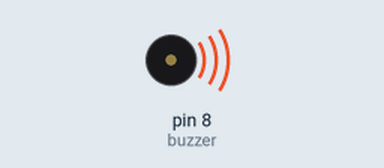
A sketch run on a simulated Arduino Uno, built with avr-gcc and run on an emulated ATmega328P. Shown: buzzer (waves = sounding).

Above: at 0.1 s.
At 5.2 s:
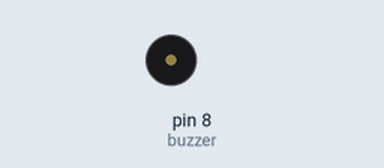
Timing chart, 0 to 6.7 s (numbered marks = the images above):
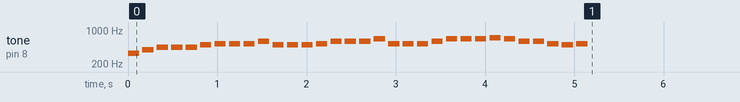

The sketch:

Caribbean.ino
```cpp
/*
====================================================

Gerekli Malzemeler:
| Malzeme          | Adet | Açıklama            |
|------------------|------|---------------------|
| Arduino Uno/Nano | 1    | Mikrodenetleyici    |
| Piezo Buzzer     | 1    | Ses çıkışı          |
| Jumper Kablo     | 2    | Bağlantı için       |
| Breadboard       | 1    | Devre kurmak için   |

🔌 Bağlantılar:
| Buzzer Ucu      | Arduino Pini |
|-----------------|---------------|
| + (Uzun bacak)  | 8             |
| - (Kısa bacak)  | GND           |

====================================================
*/

#define NOTE_B0 31
#define NOTE_C1 33
#define NOTE_CS1 35
#define NOTE_D1 37
#define NOTE_DS1 39
#define NOTE_E1 41
#define NOTE_F1 44
#define NOTE_FS1 46
#define NOTE_G1 49
#define NOTE_GS1 52
#define NOTE_A1 55
#define NOTE_AS1 58
#define NOTE_B1 62
#define NOTE_C2 65
#define NOTE_CS2 69
#define NOTE_D2 73
#define NOTE_DS2 78
#define NOTE_E2 82
#define NOTE_F2 87
#define NOTE_FS2 93
#define NOTE_G2 98
#define NOTE_GS2 104
#define NOTE_A2 110
#define NOTE_AS2 117
#define NOTE_B2 123
#define NOTE_C3 131
#define NOTE_CS3 139
#define NOTE_D3 147
#define NOTE_DS3 156
#define NOTE_E3 165
#define NOTE_F3 175
#define NOTE_FS3 185
#define NOTE_G3 196
#define NOTE_GS3 208
#define NOTE_A3 220
#define NOTE_AS3 233
#define NOTE_B3 247
#define NOTE_C4 262
#define NOTE_CS4 277
#define NOTE_D4 294
#define NOTE_DS4 311
#define NOTE_E4 330
#define NOTE_F4 349
#define NOTE_FS4 370
#define NOTE_G4 392
#define NOTE_GS4 415
#define NOTE_A4 440
#define NOTE_AS4 466
#define NOTE_B4 494
#define NOTE_C5 523
#define NOTE_CS5 554
#define NOTE_D5 587
#define NOTE_DS5 622
#define NOTE_E5 659
#define NOTE_F5 698
#define NOTE_FS5 740
#define NOTE_G5 784
#define NOTE_GS5 831
#define NOTE_A5 880
#define NOTE_AS5 932
#define NOTE_B5 988
#define NOTE_C6 1047
#define NOTE_CS6 1109
#define NOTE_D6 1175
#define NOTE_DS6 1245
#define NOTE_E6 1319
#define NOTE_F6 1397
#define NOTE_FS6 1480
#define NOTE_G6 1568
#define NOTE_GS6 1661
#define NOTE_A6 1760
#define NOTE_AS6 1865
#define NOTE_B6 1976
#define NOTE_C7 2093
#define NOTE_CS7 2217
#define NOTE_D7 2349
#define NOTE_DS7 2489
#define NOTE_E7 2637
#define NOTE_F7 2794
#define NOTE_FS7 2960
#define NOTE_G7 3136
#define NOTE_GS7 3322
#define NOTE_A7 3520
#define NOTE_AS7 3729
#define NOTE_B7 3951
#define NOTE_C8 4186

#define REST 0

int buzzer = 8;

// Pirates of the Caribbean ana tema (basitleştirilmiş versiyon)
int melody[] = {
  NOTE_E4, NOTE_G4, NOTE_A4, NOTE_A4, NOTE_A4, NOTE_B4, NOTE_C5, NOTE_C5,
  NOTE_C5, NOTE_D5, NOTE_B4, NOTE_B4, NOTE_B4, NOTE_C5, NOTE_D5, NOTE_D5,
  NOTE_D5, NOTE_E5, NOTE_C5, NOTE_C5, NOTE_C5, NOTE_D5, NOTE_E5, NOTE_E5,
  NOTE_E5, NOTE_F5, NOTE_E5, NOTE_D5, NOTE_D5, NOTE_C5, NOTE_B4, NOTE_C5
};

// Her notanın süresi (4 = çeyrek, 8 = sekizlik)
int noteDurations[] = {
  8,8,8,8,8,8,8,8,
  8,8,8,8,8,8,8,8,
  8,8,8,8,8,8,8,8,
  8,8,8,8,8,8,8,8
};

void setup() {
  for (int thisNote = 0; thisNote < 32; thisNote++) {
    int noteDuration = 1000 / noteDurations[thisNote];
    tone(buzzer, melody[thisNote], noteDuration);
    int pauseBetweenNotes = noteDuration * 1.30;
    delay(pauseBetweenNotes);
    noTone(buzzer);
  }
}

void loop() {
  // Müzik yalnızca bir kez çalacak.
}
```
